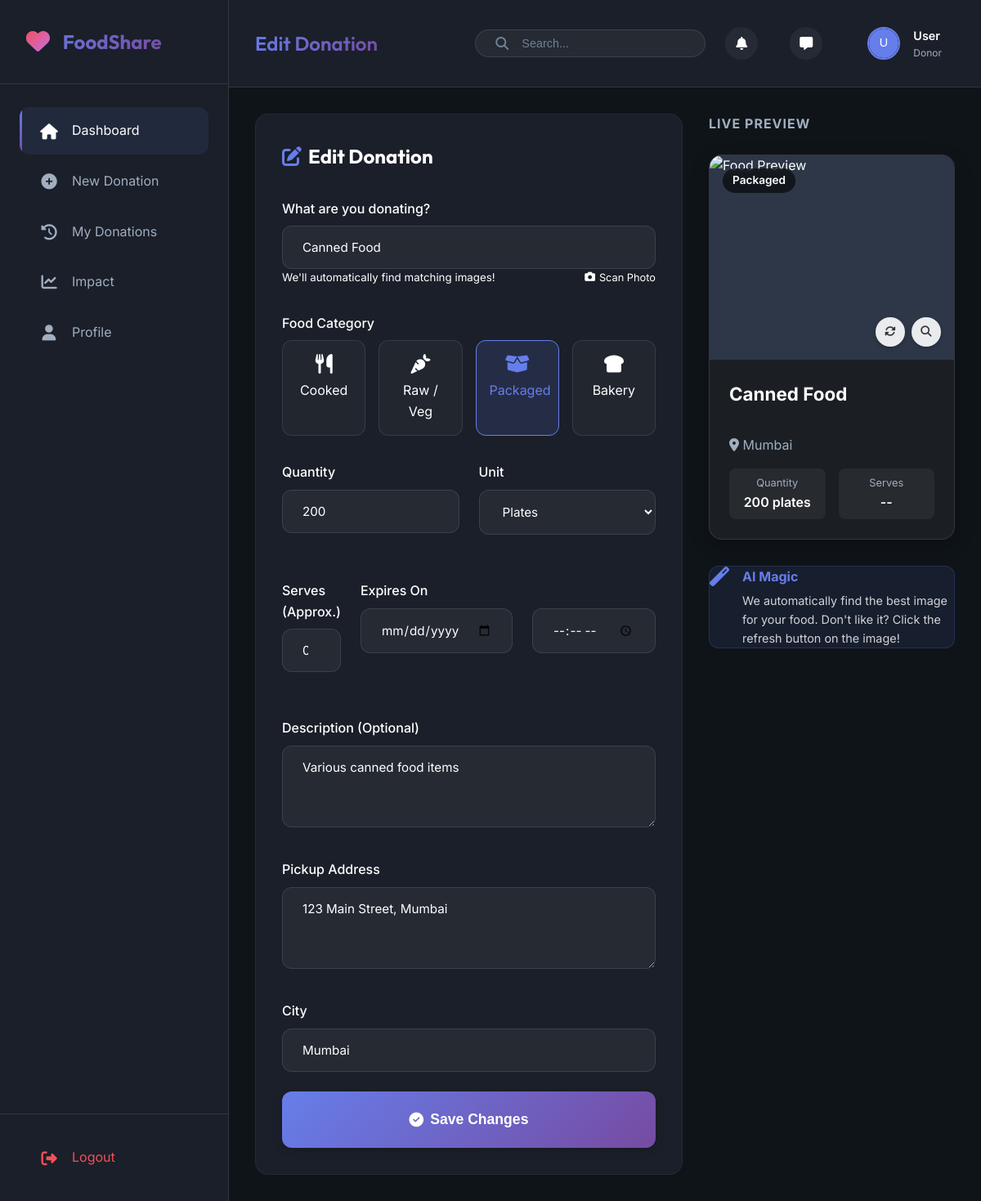
The page /views/donor/edit-donation.php?id=4 (signed in) on the database its author committed.
### tables this page shows
CREATE TABLE IF NOT EXISTS donations (
    id INT AUTO_INCREMENT PRIMARY KEY,
    donor_id INT NOT NULL,
    food_type ENUM('cooked', 'raw', 'packaged', 'dairy', 'fruits_vegetables', 'other') NOT NULL,
    food_name VARCHAR(255) NOT NULL,
    quantity VARCHAR(100) NOT NULL,
    unit ENUM('kg', 'liters', 'units', 'plates', 'boxes') NOT NULL,
    expiry_time DATETIME NOT NULL,
    description TEXT,
    images TEXT,  
    pickup_address TEXT NOT NULL,
    pickup_city VARCHAR(100),
    pickup_latitude DECIMAL(10, 8),
    pickup_longitude DECIMAL(11, 8),
    status ENUM('available', 'requested', 'confirmed', 'picked_up', 'delivered', 'cancelled', 'expired') DEFAULT 'available',
    assigned_ngo_id INT,
    assigned_volunteer_id INT,
    people_served INT DEFAULT 0,
    created_at TIMESTAMP DEFAULT CURRENT_TIMESTAMP,
    updated_at TIMESTAMP DEFAULT CURRENT_TIMESTAMP ON UPDATE CURRENT_TIMESTAMP,
    FOREIGN KEY (donor_id) REFERENCES users(id) ON DELETE CASCADE,
    FOREIGN KEY (assigned_ngo_id) REFERENCES users(id) ON DELETE SET NULL,
    FOREIGN KEY (assigned_volunteer_id) REFERENCES users(id) ON DELETE SET NULL,
    INDEX idx_donor_id (donor_id),
    INDEX idx_status (status),
    INDEX idx_food_type (food_type),
    INDEX idx_created_at (created_at)
);

### models/Database.php (called while the page is built, shortened)
<?php
class Database {
    private $host = DB_HOST;
    private $user = DB_USER;
    private $pass = DB_PASS;
    private $dbname = DB_NAME;
    private $dbh;
    private $stmt;
    public function __construct() {
        $dsn = 'mysql:host=' . $this->host . ';dbname=' . $this->dbname;
        $options = array(
            PDO::ATTR_PERSISTENT => true,
            PDO::ATTR_ERRMODE => PDO::ERRMODE_EXCEPTION
        );
        try {
            $this->dbh = new PDO($dsn, $this->user, $this->pass, $options);
        } catch(PDOException $e) {
            $this->error = $e->getMessage();
            echo "Connection Error: " . $this->error;
        }
    }
    public function query($sql) {
        $this->stmt = $this->dbh->prepare($sql);
    }
    public function bind($param, $value, $type = null) {
        if (is_null($type)) {
            switch (true) {
                default:
                    $type = PDO::PARAM_STR;
            }
        }
        $this->stmt->bindValue($param, $value, $type);
    }
    public function execute() {
        return $this->stmt->execute();
    }
    public function single() {
        $this->execute();
        return $this->stmt->fetch(PDO::FETCH_OBJ);
    }
}

### controllers/DonorController.php (called while the page is built, shortened)
<?php
require_once __DIR__ . '/../models/Donation.php';
class DonorController {
    private $donationModel;
    public function __construct() {
        $this->donationModel = new Donation();
    }
    public function editDonation($id) {
        if($_SERVER['REQUEST_METHOD'] == 'POST') {
            $_POST = filter_input_array(INPUT_POST, FILTER_SANITIZE_STRING);
            $data = [
                'id' => $id,
                'donor_id' => $_SESSION['user_id'],
                'food_name' => trim($_POST['food_name']),
                'food_type' => trim($_POST['food_type']),
                'food_category' => trim($_POST['food_category'] ?? 'other'),
                'quantity' => trim($_POST['quantity']),
                'unit' => trim($_POST['unit']),
                'people_served' => trim($_POST['people_served']),
                'expiry_time' => trim($_POST['expiry_date']) . ' ' . trim($_POST['expiry_time']),
                'description' => trim($_POST['description']),
                'pickup_address' => trim($_POST['pickup_address']),
                'pickup_city' => trim($_POST['pickup_city']),
                'food_image' => trim($_POST['food_image_url'] ?? ''),
                'food_name_err' => '',
                'quantity_err' => '',
                'address_err' => '',
                'expiry_err' => ''
            ];
            if(empty($data['food_image'])) {
                $data['food_image'] = $this->fetchFoodImage($data['food_name'], $data['food_category']);
            }
            $fullAddress = $data['pickup_address'];
            if (!empty($data['pickup_city'])) {
                $fullAddress .= ', ' . $data['pickup_city'];
            }
            $coords = LocationHelper::geocodeAddress($fullAddress);
            if ($coords) {
                $data['pickup_latitude'] = $coords['lat'];
                $data['pickup_longitude'] = $coords['lon'];
            } else {
                $data['pickup_latitude'] = null;
                $data['pickup_longitude'] = null;
            }
            if(empty($data['food_name'])) $data['food_name_err'] = 'Please enter food name';
            if(empty($data['quantity'])) $data['quantity_err'] = 'Please enter quantity';
            if(empty($data['pickup_address'])) $data['address_err'] = 'Please enter pickup address';
            $expiryTimestamp = strtotime($data['expiry_time']);
            $now = time();
            $sevenDaysFromNow = $now + (7 * 24 * 60 * 60);
            if ($expiryTimestamp <= $now) {
                $data['expiry_err'] = 'Expiry time must be in the future';
            } elseif ($expiryTimestamp > $sevenDaysFromNow) {
                $data['expiry_err'] = 'Expiry cannot be more than 7 days from now (food safety)';
            }
            if(empty($data['food_name_err']) && empty($data['quantity_err']) && empty($data['address_err']) && empty($data['expiry_err'])) {
                if($this->donationModel->updateDonation($data)) {
                    header('location: /FoodShare/views/donor/donations.php?status=donation_updated');
                } else {
                    die('Something went wrong');
                }
            } else {
                return $data;
            }
        } else {
            $donation = $this->donationModel->getDonationById($id);
            $expiry_parts = explode(' ', $donation->expiry_time);
            $data = [
                'id' => $donation->id,
                'food_name' => $donation->food_name,
                'food_type' => $donation->food_type,
                'quantity' => $donation->quantity,
                'unit' => $donation->unit,
                'people_served' => $donation->people_served,
                'expiry_date' => $expiry_parts[0],
                'expiry_time' => $expiry_parts[1],
                'description' => $donation->description,
                'pickup_address' => $donation->pickup_address,
                'pickup_city' => $donation->pickup_city,
                'food_image_url' => $donation->images,
                'food_name_err' => '',
                'quantity_err' => '',
                'address_err' => '',
                'expiry_err' => ''
            ];
            return $data;
        }
    }
}

### models/Donation.php (called while the page is built, shortened)
<?php
require_once 'Database.php';
class Donation {
    private $db;
    public function __construct() {
        $this->db = new Database();
    }
    public function getDonationById($id) {
        $this->db->query('SELECT * FROM donations WHERE id = :id');
        $this->db->bind(':id', $id);
        return $this->db->single();
    }
}

### views/donor/edit-donation.php (the view, shortened to what this page needs)
<?php
require_once '../../controllers/DonorController.php';
$controller = new DonorController();
$data = $controller->editDonation($_GET['id']);
?>
<div class="donation-container">
    <div class="donation-form-card animate-fade-in">
        <h2 class="mb-lg" style="font-family: var(--font-heading); display: flex; align-items: center; gap: 0.5rem;">
            <i class="fas fa-edit" style="color: var(--primary);"></i> Edit Donation
        </h2>
        <form action="<?php echo $_SERVER['PHP_SELF']; ?>?id=<?php echo $_GET['id']; ?>" method="POST" id="donationForm">
            <div class="form-group mb-lg" style="position: relative;">
                <label class="form-label">What are you donating?</label>
                <div style="position: relative;">
                    <input type="text" name="food_name" id="food_name" class="form-control"
                           value="<?php echo $data['food_name']; ?>"
                           placeholder="e.g. Fresh Vegetable Biryani" required autocomplete="off">
                </div>
                <div class="flex-between mt-xs">
                    <small class="text-muted">We'll automatically find matching images!</small>
                    <label class="text-primary" style="font-size: 0.8rem; cursor: pointer; display: flex; align-items: center; gap: 0.3rem;" onclick="triggerAIUpload()">
                        <i class="fas fa-camera"></i> Scan Photo
                    </label>
                </div>
            </div>
            <div class="form-group mb-lg">
                <label class="form-label">Food Category</label>
                <div class="visual-selector">
                    <div class="selector-item active" onclick="selectCategory('cooked')">
                        <i class="fas fa-utensils selector-icon"></i>
                        <span>Cooked</span>
                    </div>
                    <div class="selector-item" onclick="selectCategory('raw')">
                        <i class="fas fa-carrot selector-icon"></i>
                        <span>Raw / Veg</span>
                    </div>
                    <div class="selector-item" onclick="selectCategory('packaged')">
                        <i class="fas fa-box-open selector-icon"></i>
                        <span>Packaged</span>
                    </div>
                    <div class="selector-item" onclick="selectCategory('bakery')">
                        <i class="fas fa-bread-slice selector-icon"></i>
                        <span>Bakery</span>
                    </div>
                </div>
            </div>
            <div class="grid grid-2 gap-md mb-lg">
                <div class="form-group">
                    <label class="form-label">Quantity</label>
                    <input type="number" name="quantity" id="quantity" class="form-control"
                           value="<?php echo $data['quantity']; ?>" placeholder="e.g. 50" required>
                </div>
                <div class="form-group">
                    <label class="form-label">Unit</label>
                    <select name="unit" id="unit" class="form-control">
                        <option value="plates">Plates</option>
                    </select>
                </div>
            </div>
            <div class="grid grid-2 gap-md mb-lg">
                <div class="form-group">
                    <label class="form-label">Serves (Approx.)</label>
                    <input type="number" name="people_served" id="people_served" class="form-control"
                           value="<?php echo $data['people_served']; ?>" placeholder="No. of people">
                </div>
                <div class="form-group">
                    <label class="form-label">Expires On</label>
                    <div class="grid grid-2 gap-xs">
                        <input type="date" name="expiry_date" class="form-control" required min="<?php echo date('Y-m-d'); ?>">
                        <input type="time" name="expiry_time" class="form-control" required>
                    </div>
                </div>
            </div>
            <div class="form-group mb-lg">
                <label class="form-label">Description (Optional)</label>
                <textarea name="description" id="description" class="form-control" rows="3"
                          placeholder="Any details about ingredients, allergens, or packaging..."><?php echo $data['description']; ?></textarea>
            </div>
            <div class="form-group mb-lg">
                <label class="form-label">Pickup Address</label>
                <textarea name="pickup_address" class="form-control" rows="2" required
                          placeholder="Full address for pickup"><?php echo $data['pickup_address']; ?></textarea>
            </div>
            <div class="form-group mb-xl">
                <label class="form-label">City</label>
                <input type="text" name="pickup_city" class="form-control"
                       value="<?php echo $data['pickup_city']; ?>" placeholder="City" required>
            </div>
            <button type="submit" class="btn btn-primary btn-lg" style="width: 100%; justify-content: center;">
                <i class="fas fa-check-circle"></i> Save Changes
            </button>
        </form>
    </div>
    <div class="preview-card-container">
        <h3 class="mb-md" style="color: var(--text-secondary); font-size: 1rem; text-transform: uppercase; letter-spacing: 1px;">Live Preview</h3>
        <div class="preview-card">
            <div class="preview-image-container">
                <?php
                if (!empty($data['food_image_url'])) {
                    $img_src = (strpos($data['food_image_url'], 'http') === 0) ? $data['food_image_url'] : '../../assets/images/uploads/' . $data['food_image_url'];
                } else {
                    $img_src = 'https://images.unsplash.com/photo-1546069901-ba9599a7e63c?w=600&q=80';
                }
                ?>
                <img src="<?php echo $img_src; ?>" alt="Food Preview" class="preview-image" id="preview_img">
                <div class="preview-badge" id="preview_badge">Cooked</div>
                <div class="image-controls">
                    <button type="button" class="control-btn" id="refresh_btn" onclick="fetchFoodImages(true)" title="Refresh Image options">
                        <i class="fas fa-sync-alt"></i>
                    </button>
                    <button type="button" class="control-btn" onclick="openImageSearch()" title="Search Image">
                        <i class="fas fa-search"></i>
                    </button>
                </div>
            </div>
            <div class="preview-content">
                <h3 style="font-size: 1.4rem; margin-bottom: 0.5rem;" id="preview_title"><?php echo $data['food_name'] ?? 'Your Food Title'; ?></h3>
                <p style="color: var(--text-secondary); margin: 1rem 0;" id="preview_desc">
                    <i class="fas fa-map-marker-alt"></i> <span id="preview_location"><?php echo $data['pickup_city'] ?? 'Location'; ?></span>
                </p>
                <div class="grid grid-2 gap-sm">
                    <div style="background: rgba(255,255,255,0.05); padding: 0.5rem; border-radius: 8px; text-align: center;">
                        <div style="font-size: 0.8rem; color: var(--text-secondary);">Quantity</div>
                        <div style="font-weight: 600;" id="preview_qty">--</div>
                    </div>
                    <div style="background: rgba(255,255,255,0.05); padding: 0.5rem; border-radius: 8px; text-align: center;">
                        <div style="font-size: 0.8rem; color: var(--text-secondary);">Serves</div>
                        <div style="font-weight: 600;" id="preview_serves">--</div>
                    </div>
                </div>
            </div>
        </div>
        <div class="mt-lg p-md" style="background: rgba(102, 126, 234, 0.1); border-radius: var(--radius-md); border: 1px solid rgba(102, 126, 234, 0.2);">
            <div style="display: flex; gap: 1rem;">
                <i class="fas fa-magic" style="color: #667eea; font-size: 1.5rem;"></i>
                <div>
                    <h4 style="color: #667eea; margin-bottom: 0.25rem;">AI Magic</h4>
                    <p style="font-size: 0.9rem; opacity: 0.8;">We automatically find the best image for your food. Don't like it? Click the refresh button on the image!</p>
                </div>
            </div>
        </div>
    </div>
</div>
<?php
include '../../partials/layout.php';
?>

### rows shown on the page
donations: food_name "Canned Food", quantity "200", people_served "0", description "Various canned food items", pickup_address "123 Main Street, Mumbai", pickup_city "Mumbai"

### other values the page prints
$item['label'] "Dashboard"
$item['label'] "New Donation"
$item['label'] "My Donations"
$item['label'] "Impact"
$item['label'] "Profile"
$pageHeading "Edit Donation"
$_SESSION['full_name'] "User"
$_SESSION['role'] "Donor"
